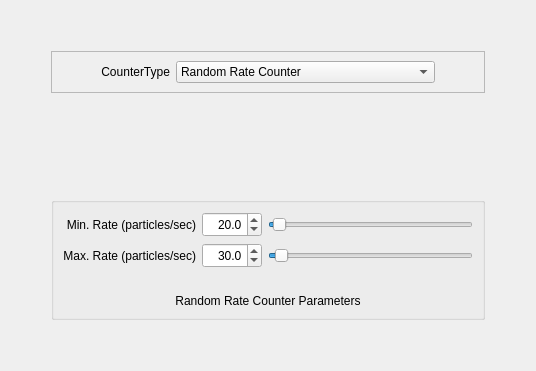
         <widget class="QWidget" name="CounterTab" >
          <attribute name="title" >
           <string>Counter</string>
          </attribute>
          <layout class="QGridLayout" name="gridLayout" >
           <item row="1" column="1" >
            <widget class="QFrame" name="CounterTypeFrame" >
             <property name="frameShape" >
              <enum>QFrame::StyledPanel</enum>
             </property>
             <property name="frameShadow" >
              <enum>QFrame::Raised</enum>
             </property>
             <layout class="QHBoxLayout" name="horizontalLayout_17" >
              <item>
               <spacer name="horizontalSpacer_26" >
                <property name="orientation" >
                 <enum>Qt::Horizontal</enum>
                </property>
                <property name="sizeType" >
                 <enum>QSizePolicy::Preferred</enum>
                </property>
                <property name="sizeHint" stdset="0" >
                 <size>
                  <width>40</width>
                  <height>20</height>
                 </size>
                </property>
               </spacer>
              </item>
              <item>
               <widget class="QLabel" name="CounterTypeLabel" >
                <property name="sizePolicy" >
                 <sizepolicy vsizetype="Preferred" hsizetype="Fixed" >
                  <horstretch>0</horstretch>
                  <verstretch>0</verstretch>
                 </sizepolicy>
                </property>
                <property name="text" >
                 <string>CounterType</string>
                </property>
                <property name="alignment" >
                 <set>Qt::AlignRight|Qt::AlignTrailing|Qt::AlignVCenter</set>
                </property>
               </widget>
              </item>
              <item>
               <widget class="QComboBox" name="CounterTypeComboBox" >
                <property name="sizePolicy" >
                 <sizepolicy vsizetype="Fixed" hsizetype="Preferred" >
                  <horstretch>0</horstretch>
                  <verstretch>0</verstretch>
                 </sizepolicy>
                </property>
                <property name="minimumSize" >
                 <size>
                  <width>180</width>
                  <height>0</height>
                 </size>
                </property>
                <item>
                 <property name="text" >
                  <string>Random Rate Counter</string>
                 </property>
                </item>
               </widget>
              </item>
              <item>
               <spacer name="horizontalSpacer_42" >
                <property name="orientation" >
                 <enum>Qt::Horizontal</enum>
                </property>
                <property name="sizeType" >
                 <enum>QSizePolicy::Preferred</enum>
                </property>
                <property name="sizeHint" stdset="0" >
                 <size>
                  <width>40</width>
                  <height>20</height>
                 </size>
                </property>
               </spacer>
              </item>
             </layout>
            </widget>
           </item>
           <item row="2" column="1" >
            <spacer name="verticalSpacer_7" >
             <property name="orientation" >
              <enum>Qt::Vertical</enum>
             </property>
             <property name="sizeType" >
              <enum>QSizePolicy::MinimumExpanding</enum>
             </property>
             <property name="sizeHint" stdset="0" >
              <size>
               <width>434</width>
               <height>98</height>
              </size>
             </property>
            </spacer>
           </item>
           <item row="3" column="1" >
            <widget class="QGroupBox" name="RandomRateBox" >
             <property name="sizePolicy" >
              <sizepolicy vsizetype="Fixed" hsizetype="Expanding" >
               <horstretch>0</horstretch>
               <verstretch>0</verstretch>
              </sizepolicy>
             </property>
             <property name="title" >
              <string/>
             </property>
             <layout class="QGridLayout" name="gridLayout_17" >
              <property name="margin" >
               <number>0</number>
              </property>
              <property name="spacing" >
               <number>0</number>
              </property>
              <item row="0" column="0" >
               <widget class="QStackedWidget" name="CounterTypeStackedWidget" >
                <property name="currentIndex" >
                 <number>0</number>
                </property>
                <widget class="QWidget" name="RandomRateCounterPage" >
                 <layout class="QGridLayout" name="gridLayout_28" >
                  <item row="0" column="0" >
                   <widget class="QLabel" name="MinRateLabel" >
                    <property name="sizePolicy" >
                     <sizepolicy vsizetype="Fixed" hsizetype="Preferred" >
                      <horstretch>0</horstretch>
                      <verstretch>0</verstretch>
                     </sizepolicy>
                    </property>
                    <property name="minimumSize" >
                     <size>
                      <width>0</width>
                      <height>25</height>
                     </size>
                    </property>
                    <property name="toolTip" >
                     <string>The minimum number of particles/sec output from the Emitter</string>
                    </property>
                    <property name="text" >
                     <string>Min. Rate (particles/sec)</string>
                    </property>
                    <property name="alignment" >
                     <set>Qt::AlignRight|Qt::AlignTrailing|Qt::AlignVCenter</set>
                    </property>
                   </widget>
                  </item>
                  <item row="0" column="1" >
                   <widget class="QDoubleSpinBox" name="RandomRateMinRateSpinBox" >
                    <property name="sizePolicy" >
                     <sizepolicy vsizetype="Fixed" hsizetype="Fixed" >
                      <horstretch>0</horstretch>
                      <verstretch>0</verstretch>
                     </sizepolicy>
                    </property>
                    <property name="minimumSize" >
                     <size>
                      <width>60</width>
                      <height>25</height>
                     </size>
                    </property>
                    <property name="maximumSize" >
                     <size>
                      <width>60</width>
                      <height>25</height>
                     </size>
                    </property>
                    <property name="toolTip" >
                     <string>The minimum number of particles/sec output from the Emitter</string>
                    </property>
                    <property name="alignment" >
                     <set>Qt::AlignRight|Qt::AlignTrailing|Qt::AlignVCenter</set>
                    </property>
                    <property name="decimals" >
                     <number>1</number>
                    </property>
                    <property name="maximum" >
                     <double>1000.000000000000000</double>
                    </property>
                    <property name="singleStep" >
                     <double>0.100000000000000</double>
                    </property>
                    <property name="value" >
                     <double>20.000000000000000</double>
                    </property>
                   </widget>
                  </item>
                  <item row="0" column="2" >
                   <widget class="QSlider" name="RandomRateMinRateSlider" >
                    <property name="toolTip" >
                     <string>The minimum number of particles/sec output from the Emitter</string>
                    </property>
                    <property name="maximum" >
                     <number>10000</number>
                    </property>
                    <property name="value" >
                     <number>200</number>
                    </property>
                    <property name="orientation" >
                     <enum>Qt::Horizontal</enum>
                    </property>
                   </widget>
                  </item>
                  <item row="1" column="0" >
                   <widget class="QLabel" name="MaxRateLabel" >
                    <property name="sizePolicy" >
                     <sizepolicy vsizetype="Fixed" hsizetype="Preferred" >
                      <horstretch>0</horstretch>
                      <verstretch>0</verstretch>
                     </sizepolicy>
                    </property>
                    <property name="minimumSize" >
                     <size>
                      <width>0</width>
                      <height>25</height>
                     </size>
                    </property>
                    <property name="toolTip" >
                     <string>The maximum number of particles/sec output from the Emitter</string>
                    </property>
                    <property name="text" >
                     <string>Max. Rate (particles/sec)</string>
                    </property>
                    <property name="alignment" >
                     <set>Qt::AlignRight|Qt::AlignTrailing|Qt::AlignVCenter</set>
                    </property>
                   </widget>
                  </item>
                  <item row="1" column="1" >
                   <widget class="QDoubleSpinBox" name="RandomRateMaxRateSpinBox" >
                    <property name="sizePolicy" >
                     <sizepolicy vsizetype="Fixed" hsizetype="Fixed" >
                      <horstretch>0</horstretch>
                      <verstretch>0</verstretch>
                     </sizepolicy>
                    </property>
                    <property name="minimumSize" >
                     <size>
                      <width>60</width>
                      <height>25</height>
                     </size>
                    </property>
                    <property name="maximumSize" >
                     <size>
                      <width>60</width>
                      <height>25</height>
                     </size>
                    </property>
                    <property name="toolTip" >
                     <string>The maximum number of particles/sec output from the Emitter</string>
                    </property>
                    <property name="alignment" >
                     <set>Qt::AlignRight|Qt::AlignTrailing|Qt::AlignVCenter</set>
                    </property>
                    <property name="decimals" >
                     <number>1</number>
                    </property>
                    <property name="maximum" >
                     <double>1000.000000000000000</double>
                    </property>
                    <property name="singleStep" >
                     <double>0.100000000000000</double>
                    </property>
                    <property name="value" >
                     <double>30.000000000000000</double>
                    </property>
                   </widget>
                  </item>
                  <item row="1" column="2" >
                   <widget class="QSlider" name="RandomRateMaxRateSlider" >
                    <property name="toolTip" >
                     <string>The maximum number of particles/sec output from the Emitter</string>
                    </property>
                    <property name="maximum" >
                     <number>10000</number>
                    </property>
                    <property name="value" >
                     <number>300</number>
                    </property>
                    <property name="orientation" >
                     <enum>Qt::Horizontal</enum>
                    </property>
                   </widget>
                  </item>
                  <item row="2" column="0" colspan="3" >
                   <spacer name="verticalSpacer_20" >
                    <property name="orientation" >
                     <enum>Qt::Vertical</enum>
                    </property>
                    <property name="sizeType" >
                     <enum>QSizePolicy::Fixed</enum>
                    </property>
                    <property name="sizeHint" stdset="0" >
                     <size>
                      <width>20</width>
                      <height>20</height>
                     </size>
                    </property>
                   </spacer>
                  </item>
                  <item row="3" column="0" colspan="3" >
                   <widget class="QLabel" name="RandomRateLabel" >
                    <property name="sizePolicy" >
                     <sizepolicy vsizetype="Fixed" hsizetype="Preferred" >
                      <horstretch>0</horstretch>
                      <verstretch>0</verstretch>
                     </sizepolicy>
                    </property>
                    <property name="text" >
                     <string>Random Rate Counter Parameters</string>
                    </property>
                    <property name="alignment" >
                     <set>Qt::AlignCenter</set>
                    </property>
                   </widget>
                  </item>
                 </layout>
                </widget>
                <widget class="QWidget" name="EmptyCounterPage" />
               </widget>
              </item>
             </layout>
            </widget>
           </item>
           <item rowspan="2" row="2" column="0" >
            <spacer name="horizontalSpacer_13" >
             <property name="orientation" >
              <enum>Qt::Horizontal</enum>
             </property>
             <property name="sizeType" >
              <enum>QSizePolicy::Preferred</enum>
             </property>
             <property name="sizeHint" stdset="0" >
              <size>
               <width>40</width>
               <height>20</height>
              </size>
             </property>
            </spacer>
           </item>
           <item rowspan="2" row="2" column="2" >
            <spacer name="horizontalSpacer_15" >
             <property name="orientation" >
              <enum>Qt::Horizontal</enum>
             </property>
             <property name="sizeType" >
              <enum>QSizePolicy::Preferred</enum>
             </property>
             <property name="sizeHint" stdset="0" >
              <size>
               <width>40</width>
               <height>20</height>
              </size>
             </property>
            </spacer>
           </item>
           <item row="4" column="1" >
            <spacer name="verticalSpacer_9" >
             <property name="orientation" >
              <enum>Qt::Vertical</enum>
             </property>
             <property name="sizeType" >
              <enum>QSizePolicy::Expanding</enum>
             </property>
             <property name="sizeHint" stdset="0" >
              <size>
               <width>20</width>
               <height>40</height>
              </size>
             </property>
            </spacer>
           </item>
           <item row="0" column="1" >
            <spacer name="verticalSpacer_10" >
             <property name="orientation" >
              <enum>Qt::Vertical</enum>
             </property>
             <property name="sizeHint" stdset="0" >
              <size>
               <width>20</width>
               <height>40</height>
              </size>
             </property>
            </spacer>
           </item>
          </layout>
         </widget>
